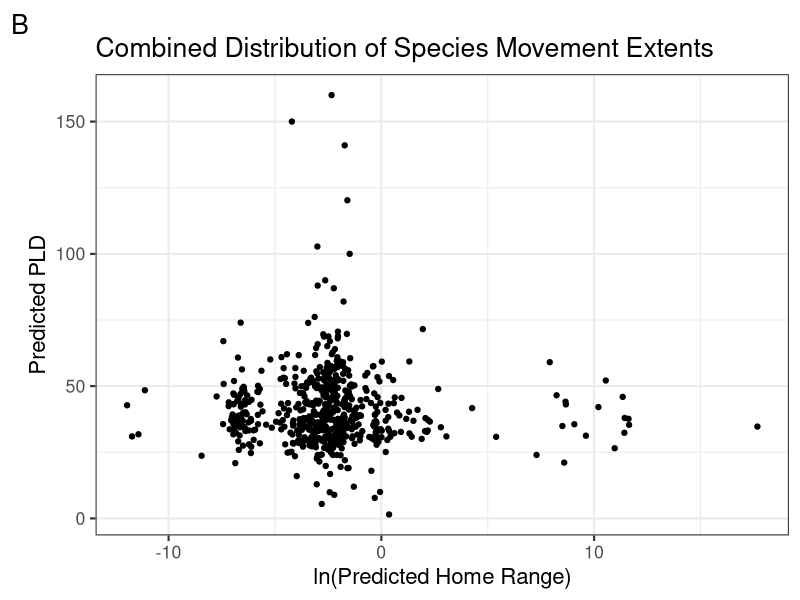

Source code (R): (Note: this script raises an error after producing the figure.)
## ---- chunk 1
knitr::opts_chunk$set(echo = TRUE, message = FALSE, warning = FALSE)

library(tidyverse)
library(patchwork)
library(cowplot)
library(ggpubr)
library(ggrepel)
## ---- chunk 2
fishbase_data <- read_csv(here::here("01_data", "02_processed_data", "fishbase_data.csv"))

filled_data <- read_csv(here::here("01_data", "02_processed_data", "filled_data.csv"))

filled_data2 <- read_csv(here::here("01_data", "02_processed_data", "filled_data2.csv")) %>%
  mutate_if(is.character, as.factor)
## ---- chunk 3
# homerange vs PLD
fishbase_data_gmm <- filled_data2 %>%
  mutate(class2 = as.factor(class2))

hr_hist <- ggplot(fishbase_data_gmm, aes(log(home_range))) +
  geom_histogram() +
  theme_bw(base_size = 16) +
  labs(
    y = "Count",
    x = "ln(Predicted Home Range)",
    tag = "A"
  ) +
  ggtitle("Individual Distributions of Species Movement Extents")

pld_hist <- ggplot(fishbase_data_gmm, aes(pld)) +
  geom_histogram() +
  theme_bw(base_size = 16) +
  labs(
    y = "Count",
    x = "Predicted PLD"
  )

dist_plot <- (hr_hist / pld_hist)

p1 <- ggplot(fishbase_data_gmm, aes(log(home_range), pld)) +
  geom_jitter() +
  theme_bw(base_size = 16) +
  labs(
    y = "Predicted PLD",
    x = "ln(Predicted Home Range)",
    tag = "B"
  ) +
  ggtitle("Combined Distribution of Species Movement Extents")

p1



# gmm plot


# example_fish <- filled_data2 %>%
#   select(species, fb_name, class2, class3, magnitude_homerange, month_pld) %>%
#   filter(fb_name %in% c(
#     "Hogfish", "Yellow snapper", "Blackfin tuna", "Humphead wrasse", "Pacific red snapper",
#     "Giant seabass", "Lemon sole", "Chum salmon", "Pacific ocean perch", "Atlantic herring",
#     "Atlantic cod", "Haddock", "Atlantic salmon", "California sheephead", "Black seabream",
#     "Blue marlin", "Yellowfin tuna", "Swordfish"
#     # "Blackhead seabream", "Pink salmon", "Coho salmon", "Ghost shark", "Pollack", "Polar cod", "Sockeye salmon", "Chinook salmon"
#   ))


gmm_new_fig <- ggplot(fishbase_data_gmm, aes(magnitude_homerange, month_pld)) +
  theme_bw(base_size = 16) +
  labs(
    x = "Predicted Home Range Magnitude",
    y = "Predicted PLD Month",
    color = "Cohort (Homerange/PLD)",
    tag = "C"
  ) +
  ylim(-0.1,6) +
  theme(legend.position = "bottom") +
  scale_color_viridis_d() +
  geom_label_repel(
    data = subset(fishbase_data_gmm, fb_name %in% c("Hogfish", "Yellow snapper", "Blackfin tuna")),
    aes(label = fb_name, color = class2),
    vjust = "outward", hjust = "outward",
    min.segment.length = 0.5,
    nudge_y = -1,
    show.legend = FALSE
  ) +
  geom_label_repel(
    data = subset(fishbase_data_gmm, fb_name %in% c("Chocolate hind", "Lingcod", "Nassau grouper")),
    aes(label = fb_name, color = class2),
    hjust = "inward",
    min.segment.length = 0.5,
    box.padding = 0.3,
    nudge_x = -2, nudge_y = -0.8,
    show.legend = FALSE
  ) +
  geom_label_repel(
    data = subset(fishbase_data_gmm, fb_name %in% c("Lemon sole", "North Pacific hake", "Yellowstripe goatfish")),
    aes(label = fb_name, color = class2),
    vjust = "outward", hjust = "outward",
    min.segment.length = 0.5,
    nudge_x = -1, nudge_y = 0.8,
    show.legend = FALSE
  ) +
  geom_label_repel(
    data = subset(fishbase_data_gmm, fb_name %in% c("Atlantic herring", "Atlantic cod", "Summer flounder")),
    aes(label = fb_name, color = class2),
    vjust = "outward", hjust = "outward",
    min.segment.length = 0.5,
    nudge_y = 0,
    show.legend = FALSE
  ) +
  geom_label_repel(
    data = subset(fishbase_data_gmm, fb_name %in% c("Great barracuda", "Giant trevally", "Black seabream")),
    aes(label = fb_name, color = class2),
    vjust = "outward", hjust = "outward",
    min.segment.length = 0.5,
    nudge_y = 1, nudge_x = 0.3,
    show.legend = FALSE
  ) +
  geom_label_repel(
    data = subset(fishbase_data_gmm, fb_name %in% c("Common snook", "Yellowfin tuna", "Swordfish")),
    aes(label = fb_name, color = clas2),
    color = "goldenrod1",
    vjust = "outward", hjust = "outward",
    min.segment.length = 30,
    nudge_y = -0.5,
    show.legend = FALSE
  ) +
  geom_jitter(aes(color = class2)) +
  ggtitle("Distribution of Scaled Species Movement Extents")

gmm_new_fig
#ggsave(gmm_new_fig, file = paste0("gmm_fig.png"), path = here::here("04_figs"), height = 8, width = 15)

# panel
gmm_panel <- ((dist_plot) | p1) / gmm_new_fig &
  theme(plot.tag = element_text(face = "bold"))

gmm_panel
ggsave(gmm_panel, file = paste0("gmm_panel.pdf"), path = here::here("04_figs", "final_figs"), height = 10, width = 15)

## ---- chunk 4
missing <- miss_var_summary(fishbase_data)
missing2 <- miss_var_summary(filled_data)
missing3 <- miss_var_summary(filled_data2)

missing_fishbase_data <- fishbase_data %>% 
  dplyr::select(
    oxygen_cons, temp_range, dev_place, temp_min, temp_max,
    longevity_wild, temp_preferred, iucn_category, food_i,
  ) %>%
  rename(
    "Oxygen Consumption Rate" = oxygen_cons,
    "Temperature Range" = temp_range,
    "Place of Development" = dev_place,
    "Maximum Recorded Lifespan" = longevity_wild,
    "Optimal Temperature" = temp_preferred,
    "IUCN Category" = iucn_category,
    "Diet Items" = food_i,
    "Minimum Temperature" = temp_min,
    "Maximum Temperature" = temp_max,
  )

m1 <- gg_miss_var(missing_fishbase_data) +
  theme_bw(base_size = 16) +
  labs(y = "Missing Data Before Fills", x = "") +
  theme(axis.title.x = element_text(vjust = -1))
m1

missing_filled_data <- filled_data %>% 
  dplyr::select(
    oxygen_cons, temp_range, temp_min, temp_max,
    longevity_wild, temp_preferred, iucn_category, food_i,
  ) %>%
  rename(
    "Oxygen Consumption Rate" = oxygen_cons,
    "Temperature Range" = temp_range,
    "Maximum Recorded Lifespan" = longevity_wild,
    "Optimal Temperature" = temp_preferred,
    "IUCN Category" = iucn_category,
    "Diet Items" = food_i,
    "Minimum Temperature" = temp_min,
    "Maximum Temperature" = temp_max,
  )

m2 <- gg_miss_var(missing_filled_data) + # figure showing the missing data
  theme_bw(base_size = 16) +
  labs(y = "Missing Data After Genus-Level Fill", x = "Variable") +
  theme(axis.title.x = element_text(vjust = -1))
m2

missing_data <- filled_data2 %>%
  dplyr::select(
    oxygen_cons, temp_range, dev_place,
    longevity_wild, temp_preferred, iucn_category
  ) %>%
  rename(
    "Oxygen Consumption Rate" = oxygen_cons,
    "Temperature Range" = temp_range,
    "Place of Development" = dev_place,
    "Maximum Recorded Lifespan" = longevity_wild,
    "Optimal Temperature" = temp_preferred,
    "IUCN Category" = iucn_category
  )

m3 <- gg_miss_var(missing_data) +
  theme_bw(base_size = 16) +
  labs(y = "Missing Data After Family-Level Fill", x = "") +
  theme(axis.title.x = element_text(vjust = -1))
m3

missing_fig <- (m1 / m2 / m3) +
  plot_annotation(tag_levels = "A") &
  theme_bw(base_size = 16)
missing_fig

#ggsave(missing_fig, file = paste0("missing_data.pdf"), path = here::here("04_figs", "final_figs"), height = 12, width = 8)

## ---- chunk 5
# continuous

plot_data <- filled_data2 %>%
  mutate(
    class2 = as.factor(class2),
    class3 = as.factor(class3),
    order = as.factor(order)
  )

response <- "class2"
expl_cont <- c(
  "temp_preferred", "fecundity_mean",
  "longevity_wild", "sp_richness", "length", "kfin",
  "r_fin", "diet_troph3", "oxygen_cons", "temp_range"
)

box_data <- function(x, y) {
  ggplot(plot_data, aes(x = .data[[y]], y = .data[[x]])) +
    geom_boxplot(aes(color = .data[[y]])) +
    theme_bw() +
    coord_flip() +
    labs(
      x = "Movement Class",
      color = "Class (Homerange/PLD)"
    ) +
    scale_color_viridis_d()
}

# plots_cont <- map(expl_cont, ~ box_data(.x, "class2"))
# plots_cont
## ---- chunk 6

# significant panel
temp_plot <- box_data(x = "temp_preferred", y = "class2") +
  labs(y = "Optimal Temperature (ºC)", x = "") +
  scale_x_discrete(position = "top") +
  theme(axis.text.y = element_blank())
length_plot <- box_data(x = "length", y = "class2") +
  labs(y = "Length (cm)", x = "") +
  scale_x_discrete(position = "top")
long_plot <- box_data(x = "longevity_wild", y = "class2") +
  labs(y = "Maximum Lifespan (years)", x = "") +
  scale_x_discrete(position = "top")
diet_plot <- box_data(x = "diet_troph3", y = "class2") + 
  labs(y = "Trophic Level", x = "") +
  scale_x_discrete(position = "top") +
  theme(axis.text.y = element_blank())


kfin_plot <- box_data(x = "kfin", y = "class2") + 
  labs(y = "Carrying Capacity", x = "Movement Class") +
  scale_x_discrete(position = "top") +
  theme(axis.title.x = element_text(vjust = 0))
r_fin_plot <- box_data(x = "r_fin", y = "class2") + stat_kruskal_test(label.y = 1, label.x = 6, position = "jitter") +
  labs(y = "Growth Rate", x = "Movement Class")
oxygen_plot <- box_data(x = "oxygen_cons", y = "class2") + stat_kruskal_test(label.y = 2000, label.x = 6, position = "jitter") +
  labs(y = "Oxygen Consumption", x = "Movement Class")
temp_range_plot <- box_data(x = "temp_range", y = "class2") + stat_kruskal_test(label.y = 20, label.x = 3.5, position = "jitter") +
  labs(y = "Temperature Range", x = "Movement Class") + theme(axis.title.y = element_blank(), axis.text.y = element_blank())
fecund_plot <- box_data(x = "fecundity_mean", y = "class2") + stat_kruskal_test(label.y = 1000000, label.x = 5.5, position = "jitter") +
  labs(y = "Mean Fecundity", x = "Movement Class")
sp_rich_plot <- box_data(x = "sp_richness", y = "class2") + stat_kruskal_test(label.y = 1100, position = "jitter") +
  labs(y = "Species Richness", x = "Movement Class") + theme(axis.title.y = element_blank(), axis.text.y = element_blank())


numeric_panel <- ((temp_plot | length_plot) /
  (long_plot | diet_plot) /
  (r_fin_plot | kfin_plot) /
  (fecund_plot | sp_rich_plot) /
  (oxygen_plot | temp_range_plot)) +
  plot_layout(guides = "collect") + plot_annotation(tag_levels = "A")

numeric_panel
# ggsave(numeric_panel, file = paste0("numeric_panel.png"), path = here::here("04_figs", "individual_plots", "numeric"), height = 21, width = 14)

ind_panel <- ((temp_plot | length_plot) / (diet_plot | long_plot)) +
  plot_layout(guides = "collect") +
  plot_annotation(tag_levels = "A") &
  theme(text = element_text(size = 14), legend.position = "none")

individual_panel <- wrap_elements(ind_panel) +
  labs(tag = "Movement Cohort") +
  theme(
    plot.tag = element_text(size = 14, angle = 270),
    plot.tag.position = "right"
  )

individual_panel

#ggsave(individual_panel, file = paste0("4_trait_panel.pdf"), path = here::here("04_figs", "final_figs"), height = 8, width = 13)

## ---- chunk 7
ggsave(temp_plot, file = paste0("temp_plot.png"), path = here::here("04_figs", "individual_plots", "numeric"), height = 10, width = 10)
ggsave(fecund_plot, file = paste0("fecund_plot.png"), path = here::here("04_figs", "individual_plots", "numeric"), height = 10, width = 10)
ggsave(long_plot, file = paste0("long_plot.png"), path = here::here("04_figs", "individual_plots", "numeric"), height = 10, width = 10)
ggsave(sp_rich_plot, file = paste0("sp_rich_plot.png"), path = here::here("04_figs", "individual_plots", "numeric"), height = 10, width = 10)
ggsave(length_plot, file = paste0("length_plot.png"), path = here::here("04_figs", "individual_plots", "numeric"), height = 10, width = 10)
ggsave(kfin_plot, file = paste0("kfin_plot.png"), path = here::here("04_figs", "individual_plots", "numeric"), height = 10, width = 10)
ggsave(r_fin_plot, file = paste0("r_fin_plot.png"), path = here::here("04_figs", "individual_plots", "numeric"), height = 10, width = 10)
ggsave(diet_plot, file = paste0("diet_plot.png"), path = here::here("04_figs", "individual_plots", "numeric"), height = 10, width = 10)
ggsave(oxygen_plot, file = paste0("oxygen_plot.png"), path = here::here("04_figs", "individual_plots", "numeric"), height = 10, width = 10)
ggsave(temp_range_plot, file = paste0("temp_range_plot.png"), path = here::here("04_figs", "individual_plots", "numeric"), height = 10, width = 10)
## ---- chunk 8
# categorical

expl_cat <- c(
  "climate", "body_shape_i", "dev_place", "movement_keyword",
  "demers_pelag", "iucn_category",
  "circadian", "food_mode", "ocean", "basin"
)

scatter_data <- function(x, y) {
  ggplot(plot_data, aes(x = .data[[x]], y = .data[[y]])) +
    geom_jitter(aes(color = .data[[y]])) +
    theme_bw() +
    labs(
      y = "Movement Class",
      color = "Class (homerange/PLD)"
    ) +
    scale_color_viridis_d() +
    theme(axis.text.x = element_text(angle = 40, hjust = 1))
}

# plots_cat <- map(expl_cat, ~ scatter_data(.x, "class2"))
# plots_cat
## ---- chunk 9
body_plot <- scatter_data(x = "body_shape_i", y = "class2")
dev_plot <- scatter_data(x = "dev_place", y = "class2")
movement_plot <- scatter_data(x = "movement_keyword", y = "class2")
demers_plot <- scatter_data(x = "demers_pelag", y = "class2")
iucn_plot <- scatter_data(x = "iucn_category", y = "class2")
food_plot <- scatter_data(x = "food_mode", y = "class2")


ggsave(climate_plot, file = paste0("climate_plot.png"), path = here::here("04_figs", "individual_plots", "categorical"), height = 10, width = 10)
ggsave(body_plot, file = paste0("body_plot.png"), path = here::here("04_figs", "individual_plots", "categorical"), height = 10, width = 10)
ggsave(dev_plot, file = paste0("dev_plot.png"), path = here::here("04_figs", "individual_plots", "categorical"), height = 10, width = 10)
ggsave(movement_plot, file = paste0("movement_plot.png"), path = here::here("04_figs", "individual_plots", "categorical"), height = 10, width = 10)
ggsave(demers_plot, file = paste0("demers_plot.png"), path = here::here("04_figs", "individual_plots", "categorical"), height = 10, width = 10)
ggsave(iucn_plot, file = paste0("iucn_plot.png"), path = here::here("04_figs", "individual_plots", "categorical"), height = 10, width = 10)
ggsave(food_plot, file = paste0("food_plot.png"), path = here::here("04_figs", "individual_plots", "categorical"), height = 10, width = 10)
